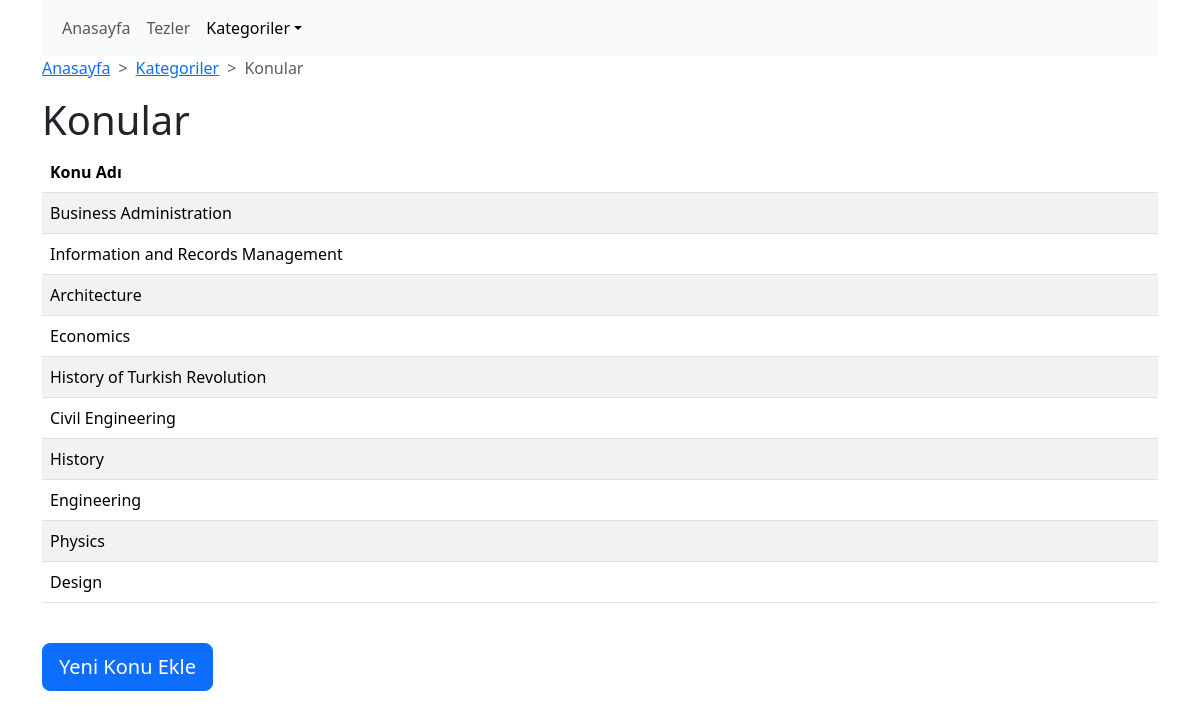
/thesis/konular.php, run on the app's committed database.
### tables this page shows
CREATE TABLE subject (
  id int(11) unsigned NOT NULL AUTO_INCREMENT,
  subjectName varchar(100) DEFAULT NULL,
  PRIMARY KEY (id)
);

### thesis/konular.php (the view, shortened to what this page needs)
<?php
include("db/db.php");
$konular = $db->query("
SELECT s.subjectName FROM subject s
")->fetchAll(5);
?>
<!doctype html>
<html lang="en">
<head>
    <link href="https://cdn.jsdelivr.net/npm/bootstrap@5.3.2/dist/css/bootstrap.min.css" rel="stylesheet">
    <link href="https://cdn.datatables.net/v/bs5/dt-1.13.8/datatables.min.css" rel="stylesheet">
    <link href="https://cdn.datatables.net/1.13.7/css/dataTables.bootstrap5.min.css" rel="stylesheet">
</head>
<body>
    <header class="container">
        <nav class="navbar navbar-expand-lg bg-body-tertiary">
            <div class="container-fluid">
                <ul class="navbar-nav">
                    <li class="nav-item">
                        <a class="nav-link" aria-current="page" href="./index.php">Anasayfa</a>
                    </li>
                    <li class="nav-item">
                        <a class="nav-link" href="./tezler.php">Tezler</a>
                    </li>
                    <li class="nav-item dropdown">
                        <a class="nav-link active dropdown-toggle" href="#" role="button" data-bs-toggle="dropdown">Kategoriler</a>
                    </li>
                </ul>
            </div>
        </nav>
    </header>
    <nav class="container" style="--bs-breadcrumb-divider: '>';" aria-label="breadcrumb">
        <ol class="breadcrumb">
            <li class="breadcrumb-item"><a href="./index.php">Anasayfa</a></li>
            <li class="breadcrumb-item"><a href="./tezler.php">Kategoriler</a></li>
            <li class="breadcrumb-item active" aria-current="page">Konular</li>
        </ol>
    </nav>
    <main class="container">
        <h1>Konular</h1>
        <table id="tbl_thesis" class="table table-striped" style="width:100%">
            <thead>
                <tr>
                    <th>Konu Adı</th>
                </tr>
            </thead>
            <tbody>
                <?php foreach($konular as $konu): ?>
                <tr>
                    <td><?php echo $konu->subjectName ?></td>
                </tr>
                <?php endforeach; ?>
            </tbody>
        </table>
        <br>
        <p class="d-inline-flex gap-1">
            <a class="btn btn-primary btn-lg" data-bs-toggle="collapse" href="#collapseExample" role="button" aria-expanded="true" aria-controls="collapseExample">
            Yeni Konu Ekle
            </a>
        </p>
    </main>
</body>
</html>

### data on the page
subject: subjectName "Business Administration"
subject: subjectName "Information and Records Management"
subject: subjectName "Architecture"
subject: subjectName "Economics"
subject: subjectName "History of Turkish Revolution"
subject: subjectName "Civil Engineering"
subject: subjectName "History"
subject: subjectName "Engineering"
subject: subjectName "Physics"
subject: subjectName "Design"
